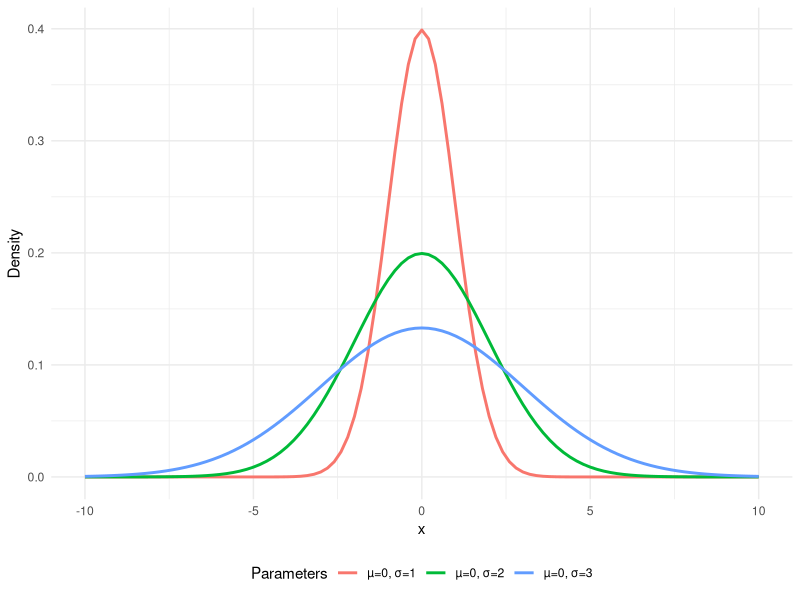

Generate this figure with R:
## ---- chunk 1
#| eval: true
#| echo: false
#| warning: false
#| label: fig-Gaussian_Distribution
#| fig-cap: Gaussian distribution.
# Packages
library(ggplot2)

# Plot
ggplot2::ggplot(data.frame(x = c(-10, 10)), aes(x)) +
  ggplot2::stat_function(
    fun = dnorm, args = list(mean = 0, sd = 1),
    aes(color = "µ=0, σ=1"),  linewidth = 1
  ) +
  ggplot2::stat_function(
    fun = dnorm, args = list(mean = 0, sd = 2),
    aes(color = "µ=0, σ=2"),  linewidth = 1
  ) +
  ggplot2::stat_function(
    fun = dnorm, args = list(mean = 0, sd = 3),
    aes(color = "µ=0, σ=3"),  linewidth = 1
  ) +
  ggplot2::labs(color = "Parameters") +
  ggplot2::ylab("Density") +
  ggplot2::xlab("x") +
  ggplot2::theme_minimal() +
  ggplot2::theme(legend.position = "bottom")
